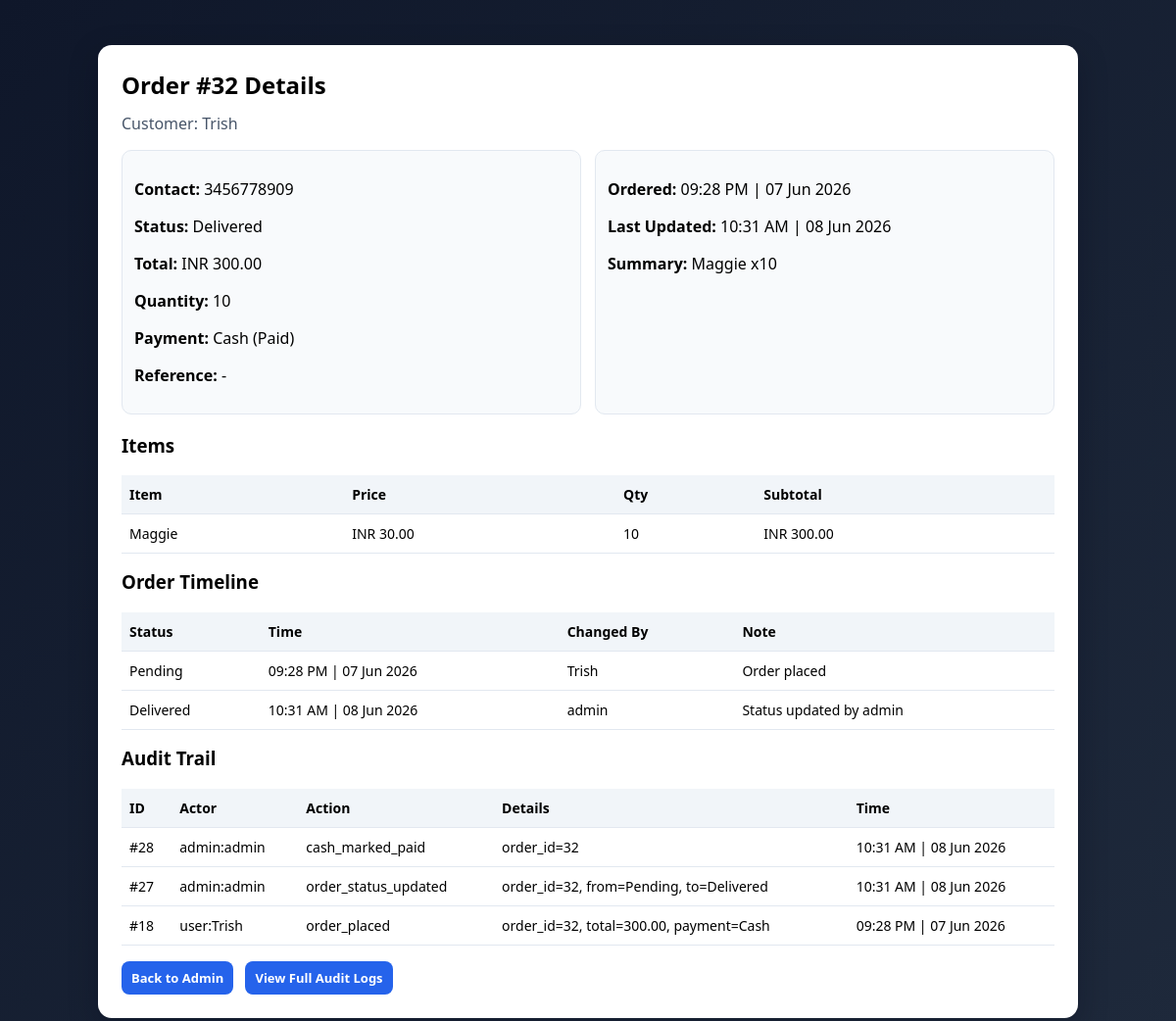
The app's page /admin/order/32 (signed in), older data.
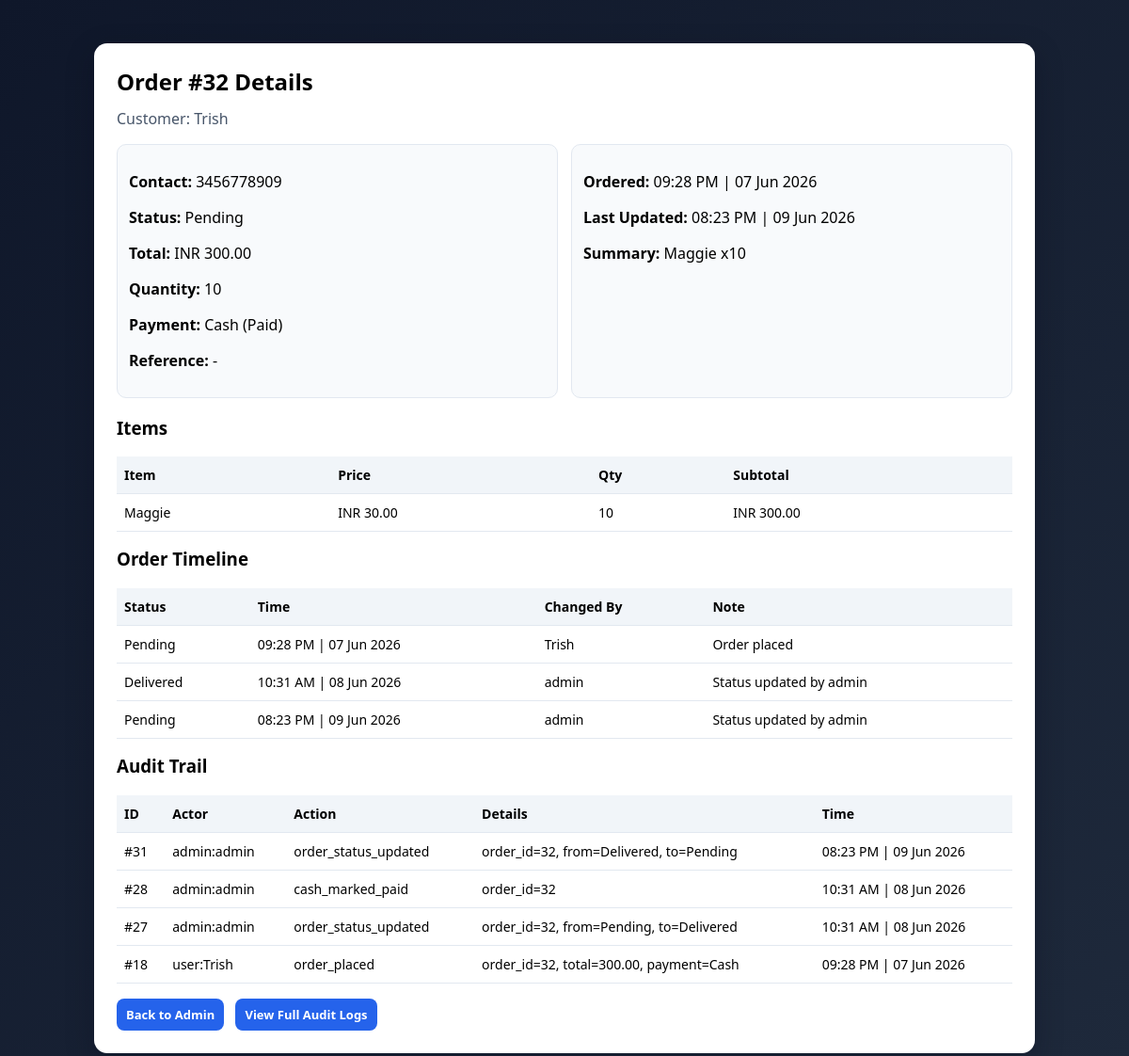
The same page, newer data.
### tables this page shows
CREATE TABLE orders (
            id INTEGER PRIMARY KEY AUTOINCREMENT,
            username TEXT NOT NULL,
            menu TEXT NOT NULL,
            quantity INTEGER NOT NULL,
            time TEXT NOT NULL,
            status TEXT NOT NULL,
            status_time TEXT NOT NULL
        , total_price REAL NOT NULL DEFAULT 0, payment_method TEXT NOT NULL DEFAULT 'UPI QR', payment_status TEXT NOT NULL DEFAULT 'Pending', payment_reference TEXT NOT NULL DEFAULT '', contact_number TEXT NOT NULL DEFAULT '', payment_proof_path TEXT NOT NULL DEFAULT '');

CREATE TABLE order_items (
            id INTEGER PRIMARY KEY AUTOINCREMENT,
            order_id INTEGER NOT NULL,
            menu_item_id INTEGER NOT NULL,
            item_name TEXT NOT NULL,
            item_price REAL NOT NULL,
            quantity INTEGER NOT NULL,
            subtotal REAL NOT NULL,
            FOREIGN KEY(order_id) REFERENCES orders(id)
        );

CREATE TABLE order_status_history (
            id INTEGER PRIMARY KEY AUTOINCREMENT,
            order_id INTEGER NOT NULL,
            status TEXT NOT NULL,
            changed_at TEXT NOT NULL,
            changed_by TEXT NOT NULL,
            note TEXT NOT NULL DEFAULT '',
            FOREIGN KEY(order_id) REFERENCES orders(id)
        );

CREATE TABLE audit_logs (
            id INTEGER PRIMARY KEY AUTOINCREMENT,
            actor_type TEXT NOT NULL,
            actor_name TEXT NOT NULL,
            action TEXT NOT NULL,
            details TEXT NOT NULL,
            created_at TEXT NOT NULL
        );

### app.py (the view)
@app.route("/admin/order/<int:order_id>")
@login_required_admin
def admin_order_detail(order_id):
    conn = get_db_connection()
    order = conn.execute("SELECT * FROM orders WHERE id = ?", (order_id,)).fetchone()
    if not order:
        conn.close()
        return redirect(url_for("admin"))
    items = conn.execute("SELECT * FROM order_items WHERE order_id = ? ORDER BY id ASC", (order_id,)).fetchall()
    timeline = get_order_timeline(conn, order_id)
    logs = conn.execute(
        "SELECT * FROM audit_logs WHERE details LIKE ? ORDER BY id DESC",
        (f"%order_id={order_id}%",),
    ).fetchall()
    conn.close()
    order = normalize_datetime_fields(order, ["time", "status_time"])
    timeline = [normalize_datetime_fields(item, ["changed_at"]) for item in timeline]
    logs = [normalize_datetime_fields(log, ["created_at"]) for log in logs]
    return render_template(
        "admin_order_detail.html",
        order=order,
        order_items=items,
        timeline=timeline,
        logs=logs,
    )

### app.py (called while the page is built)
def get_db_connection():
    conn = sqlite3.connect(DATABASE)
    conn.row_factory = sqlite3.Row
    return conn

def parse_order_datetime(order_time):
    if not order_time:
        return datetime.min
    try:
        return datetime.strptime(order_time, DISPLAY_DATETIME_FORMAT)
    except (TypeError, ValueError):
        normalized_time = str(order_time).strip().replace("Z", "+00:00")
        try:
            parsed = datetime.fromisoformat(normalized_time)
        except ValueError:
            return datetime.min
        if parsed.tzinfo is not None:
            parsed = parsed.astimezone(APP_TIMEZONE).replace(tzinfo=None)
        return parsed

def format_display_datetime(order_time):
    parsed = parse_order_datetime(order_time)
    if parsed == datetime.min:
        return order_time or ""
    return parsed.strftime(DISPLAY_DATETIME_FORMAT)

def normalize_datetime_fields(row, fields):
    if row is None:
        return None
    normalized = dict(row)
    for field in fields:
        if field in normalized:
            normalized[field] = format_display_datetime(normalized.get(field))
    return normalized

def get_order_timeline(conn, order_id):
    return conn.execute(
        """
        SELECT * FROM order_status_history
        WHERE order_id = ?
        ORDER BY id ASC
        """,
        (order_id,),
    ).fetchall()

def admin_logged_in():
    return bool(session.get("admin_logged_in"))

def login_required_admin(view_func):
    @wraps(view_func)
    def wrapped(*args, **kwargs):
        if not admin_logged_in():
            return redirect(url_for("login_admin"))
        return view_func(*args, **kwargs)
    return wrapped

### templates/admin_order_detail.html (shortened to what this page needs)
﻿<!DOCTYPE html>
<html lang="en">
<head>
</head>
<body>
    <div class="container">
        <h2>Order #{{ order.id }} Details</h2>
        <p class="meta">Customer: {{ order.username }}</p>
        <div class="grid">
            <div class="card">
                <p><strong>Contact:</strong> {{ order.contact_number or '-' }}</p>
                <p><strong>Status:</strong> {{ order.status }}</p>
                <p><strong>Total:</strong> INR {{ '%.2f'|format(order.total_price or 0) }}</p>
                <p><strong>Quantity:</strong> {{ order.quantity }}</p>
                <p><strong>Payment:</strong> {{ order.payment_method }} ({{ order.payment_status }})</p>
                <p><strong>Reference:</strong> {{ order.payment_reference or '-' }}</p>
            </div>
            <div class="card">
                <p><strong>Ordered:</strong> {{ order.time }}</p>
                <p><strong>Last Updated:</strong> {{ order.status_time }}</p>
                <p><strong>Summary:</strong> {{ order.menu }}</p>
            </div>
        </div>
        <h3>Items</h3>
        <table>
            <tr>
                <th>Item</th>
                <th>Price</th>
                <th>Qty</th>
                <th>Subtotal</th>
            </tr>
            {% for item in order_items %}
                <tr>
                    <td>{{ item.item_name }}</td>
                    <td>INR {{ '%.2f'|format(item.item_price) }}</td>
                    <td>{{ item.quantity }}</td>
                    <td>INR {{ '%.2f'|format(item.subtotal) }}</td>
                </tr>
            {% endfor %}
        </table>
        <h3 style="margin-top:16px;">Order Timeline</h3>
        {% if timeline %}
            <table>
                <tr>
                    <th>Status</th>
                    <th>Time</th>
                    <th>Changed By</th>
                    <th>Note</th>
                </tr>
                {% for step in timeline %}
                    <tr>
                        <td>{{ step.status }}</td>
                        <td>{{ step.changed_at }}</td>
                        <td>{{ step.changed_by }}</td>
                        <td>{{ step.note or '-' }}</td>
                    </tr>
                {% endfor %}
            </table>
        {% else %}
            <p>No timeline entries yet.</p>
        {% endif %}
        <h3 style="margin-top:16px;">Audit Trail</h3>
        {% if logs %}
            <table>
                <tr>
                    <th>ID</th>
                    <th>Actor</th>
                    <th>Action</th>
                    <th>Details</th>
                    <th>Time</th>
                </tr>
                {% for log in logs %}
                    <tr>
                        <td>#{{ log.id }}</td>
                        <td>{{ log.actor_type }}:{{ log.actor_name }}</td>
                        <td>{{ log.action }}</td>
                        <td>{{ log.details or '-' }}</td>
                        <td>{{ log.created_at }}</td>
                    </tr>
                {% endfor %}
            </table>
        {% else %}
            <p>No audit entries mapped to this order yet.</p>
        {% endif %}
        <div class="actions" style="margin-top:16px;">
            <a href="{{ url_for('admin') }}">Back to Admin</a>
            <a href="{{ url_for('admin_audit_logs') }}">View Full Audit Logs</a>
        </div>
    </div>
</body>
</html>

### templates/admin_order_detail.html (style rules this page uses)
* { box-sizing: border-box; }
body { margin: 0; font-family: "Segoe UI", Tahoma, Geneva, Verdana, sans-serif; background: linear-gradient(135deg, #0f172a, #1e293b); min-height: 100vh; padding: 24px; }
.container { max-width: 1000px; margin: 0 auto; background: #fff; border-radius: 14px; box-shadow: 0 10px 30px rgba(2, 6, 23, 0.25); padding: 24px; }
h2 { margin: 0 0 12px; }
.meta { color: #475569; margin: 0 0 16px; }
.grid { display: grid; grid-template-columns: 1fr 1fr; gap: 14px; margin-bottom: 16px; }
.card { border: 1px solid #e2e8f0; border-radius: 10px; padding: 12px; background: #f8fafc; }
table { width: 100%; border-collapse: collapse; margin-top: 8px; }
th, td { border-bottom: 1px solid #e2e8f0; text-align: left; padding: 10px 8px; font-size: 14px; }
th { background: #f1f5f9; }
.actions a { text-decoration: none; display: inline-block; margin-right: 8px; padding: 8px 10px; border-radius: 8px; color: #fff; background: #2563eb; font-size: 13px; font-weight: 700; }

Row changes from the older to the newer data that the page shows:
changed orders "Trish": status "Delivered" → "Pending"; status_time "10:31 AM | 08 Jun 2026" → "08:23 PM | 09 Jun 2026"
added order_status_history: status "Pending", changed_at "08:23 PM | 09 Jun 2026", changed_by "admin", note "Status updated by admin"
added audit_logs: id "31", actor_type "admin", actor_name "admin", action "order_status_updated", details "order_id=32, from=Delivered, to=Pending", created_at "08:23 PM | 09 Jun 2026"
